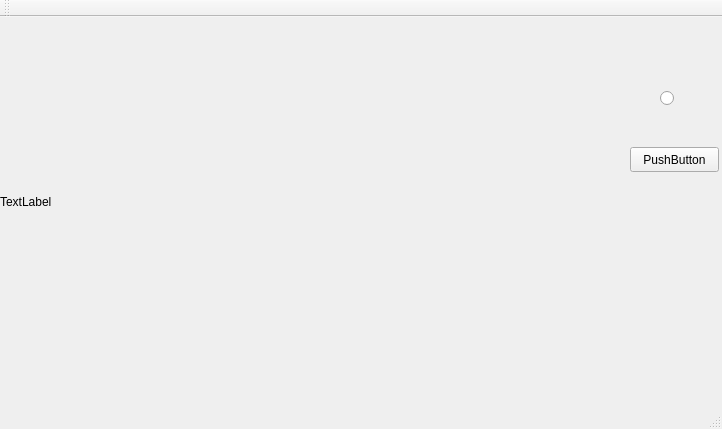
<?xml version="1.0" encoding="UTF-8"?>
<ui version="4.0">
 <class>TabloTV</class>
 <widget class="QMainWindow" name="TabloTV">
  <property name="geometry">
   <rect>
    <x>0</x>
    <y>0</y>
    <width>722</width>
    <height>429</height>
   </rect>
  </property>
  <property name="windowTitle">
   <string>TabloTV</string>
  </property>
  <widget class="QWidget" name="centralWidget">
   <widget class="QRadioButton" name="lamp">
    <property name="geometry">
     <rect>
      <x>660</x>
      <y>70</y>
      <width>16</width>
      <height>23</height>
     </rect>
    </property>
    <property name="text">
     <string/>
    </property>
   </widget>
   <widget class="QPushButton" name="pushButton">
    <property name="geometry">
     <rect>
      <x>630</x>
      <y>130</y>
      <width>89</width>
      <height>25</height>
     </rect>
    </property>
    <property name="text">
     <string>PushButton</string>
    </property>
   </widget>
   <widget class="QLabel" name="label">
    <property name="geometry">
     <rect>
      <x>0</x>
      <y>0</y>
      <width>540</width>
      <height>370</height>
     </rect>
    </property>
    <property name="text">
     <string>TextLabel</string>
    </property>
   </widget>
  </widget>
  <widget class="QMenuBar" name="menuBar">
   <property name="geometry">
    <rect>
     <x>0</x>
     <y>0</y>
     <width>722</width>
     <height>22</height>
    </rect>
   </property>
  </widget>
  <widget class="QToolBar" name="mainToolBar">
   <attribute name="toolBarArea">
    <enum>TopToolBarArea</enum>
   </attribute>
   <attribute name="toolBarBreak">
    <bool>false</bool>
   </attribute>
  </widget>
  <widget class="QStatusBar" name="statusBar"/>
 </widget>
 <layoutdefault spacing="6" margin="11"/>
 <resources/>
 <connections/>
</ui>
